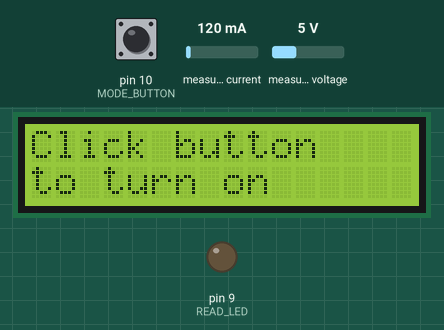
A sketch run on a simulated Arduino Uno, built with avr-gcc and run on an emulated ATmega328P. Parts: 16×2 character LCD, output pins drawn as LEDs (lit = HIGH). The inputs (shaded band) are chosen by the test bench; at power-on: pin 10 (MODE_BUTTON) LOW, measured current 120 mA, measured voltage 5 V.

Above: at 1.2 s.
1.3 s: pin 10 (MODE_BUTTON) pulled HIGH for 0.15 s
At 1.57 s:
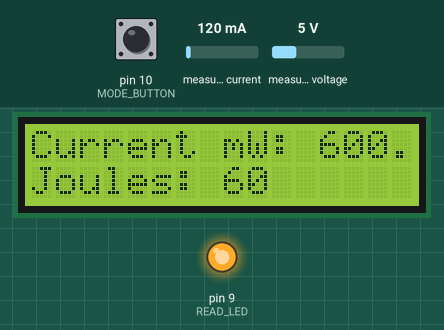
2.0 s: measured current set to 40 mA
At 2.15 s:
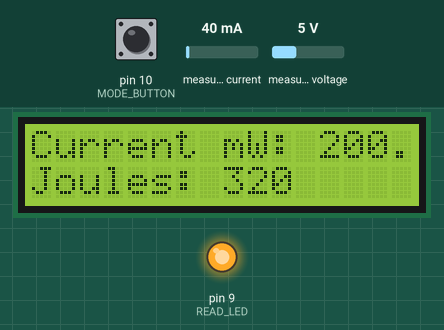
5.0 s: pin 10 (MODE_BUTTON) pulled HIGH for 1 s
At 6.4 s:
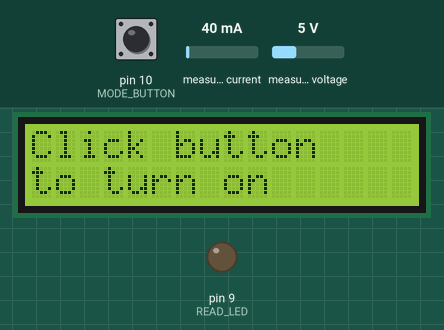
Timing chart, 0 to 8.0 s (numbered marks = the images above; inputs shaded):
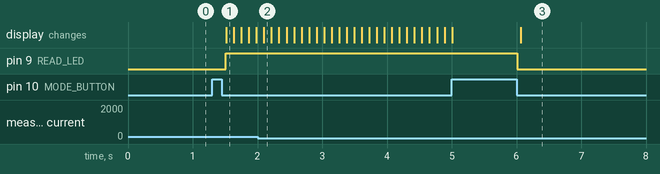

The sketch:

code.ino
```cpp
#include <LiquidCrystal.h>
#include <Adafruit_INA219.h>
#include <Wire.h>

String version = "0.0.1";

const int rs = 12, en = 11, d4 = 5, d5 = 4, d6 = 3, d7 = 2;
LiquidCrystal lcd(rs, en, d4, d5, d6, d7);

enum INPUT_PINS{
  MODE_BUTTON = 10
};

enum OUTPUT_PINS{
  READ_LED = 9
};

enum MonitorState{
  OFF,
  READ,
  SHOW
};

unsigned long clickSensitivityTime = 1000; // 200ms
unsigned long start = 0; // start timer memory
unsigned long end = 0; // end timer memory
unsigned long lastCheck = 0;
unsigned long showMessageCheck = 0;
float current_mW = 0;
long total_milliJoules = 0;

enum MonitorState currentState = OFF;

using BoolFunc = bool(*)();

// variables will change:
int currentButtonState = 0;  // variable for reading the pushbutton status
int previousButtonState = 0;


Adafruit_INA219 ina219;

void setup() {
  // for debugging
  Serial.begin(9600);
  lcd.begin(16, 2);
  // initialize the LED pin as an output:
  pinMode(READ_LED, OUTPUT);
  // initialize the pushbutton pin as an input:
  pinMode(MODE_BUTTON, INPUT);

  // Initialize the INA219.
  if (!ina219.begin())
  {
    Serial.println("Failed to find INA219 chip");
    while (1)
    {
      delay(10);
    }
  }
  ina219.setCalibration_16V_400mA();
}

void loop() {
  // read the state of the pushbutton value:
  switch(currentState){
    case OFF:
      digitalWrite(READ_LED, LOW);
      // Do nothing
      printOffMessage();
      break;
    case READ:
      // Do the most important thingo
      calculateTotalJoules();

      digitalWrite(READ_LED, HIGH); // indicate we are reading
      printReadMessage();
      break;
    case SHOW:
      // Interesting part
      // 1. We're going to stop reading inputs from the button
      // 2. We're then going to get the currentAmperage and
      //    use the SHOW_LED to tell the user what the summed amps
      printShowMessage();
      if(millis() - showMessageCheck > 7000){
        currentState = READ;
      }
      break;
  }

  currentButtonState = digitalRead(MODE_BUTTON);

  // When button is pressed, check what action to perform
  if (previousButtonState == LOW && currentButtonState == HIGH) {
    SetRequestedAction();
  }
  previousButtonState = currentButtonState;

  // make a class so that this doesn't affect the sensor reading. we should be reading from sensor as max speed
  delay(50); // for sensitivity issues
}

void calculateTotalJoules(){
  // Interval is 100ms
  if(millis() - lastCheck > 100){
    current_mW = ina219.getPower_mW();
    total_milliJoules += (long)(current_mW * 100); // times 100 since we measure every 100 ms   mJ = mW * mS
    lastCheck = millis(); // update last check
  }
}

void awaitCurrentButtonState(uint8_t button, uint8_t level){
  while(currentButtonState == level){
    currentButtonState = digitalRead(button);
    delay(5);
  }
}
void awaitCurrentButtonState(uint8_t button, uint8_t level, BoolFunc func){
  while(currentButtonState == level && func()){
    currentButtonState = digitalRead(button);
    delay(5);
  }
}

void printOffMessage(){
  lcd.clear();
  lcd.print("Click button");
  lcd.setCursor(0, 1);
  lcd.print("to turn on");
}

void printReadMessage(){
  lcd.clear();
  lcd.print(String("Current mW: ") + String(current_mW));
  lcd.setCursor(0, 1);
  lcd.print(String("Joules: ") + String(total_milliJoules / 1000));
}

void printShowMessage(){
  lcd.clear();
  lcd.print(String("Uptime: ") + String(millis() / 1000) + String("s"));
  lcd.setCursor(0, 1);
  lcd.print(String("Version: ") + version);
}

void printLcdMessage(const char* msg){
  lcd.clear();
  lcd.print(msg);
}
void printLcdMessage(long number){
  lcd.clear();
  lcd.print(number);
}
void printLcdMessage(float number){
  lcd.clear();
  lcd.print(number, 2);
}

void SetRequestedAction(){
  switch(currentState){
    case OFF:
      // The only thing we can do from OFF is start reading
      // So we wait until the user lets go of the button then we set mode to READ
      awaitCurrentButtonState(MODE_BUTTON, HIGH);
      currentState = READ;
      total_milliJoules = 0; // restart count
      break;
    case READ:
      // We can either turn OFF, or SHOW the current reading
      // We determine which one based on how long the button is clicked
      // 1. Start a timer
      start = millis();

      // 2. Wait for user to release button OR until click sensitivity time has passed
      auto timeCheck = []() -> bool {
        return millis() - start < clickSensitivityTime;
      };
      awaitCurrentButtonState(MODE_BUTTON, HIGH, timeCheck);

      // 3. If the button is still pressed, set state to SHOW
      // else set the state to OFF
      if(currentButtonState == HIGH){
        currentState = SHOW;
      }else{
        currentState = OFF;
      }

      // 4. Turn LED off to show user that we are about to show the reading
      digitalWrite(READ_LED, LOW);

      // 5. Wait for user to let go of button
      awaitCurrentButtonState(MODE_BUTTON, HIGH);

      if(currentState == SHOW){
        showMessageCheck = millis(); // start a "timer" so main loop knows when to switch back to read mode
      }
      break;
    case SHOW:
      // Do nothing
      // The button is disabled while the machine is showing the output
      break;
  }
  // Button is ALWAYS let go when this function ends
}
```

Measured:
- after the input at 1.3 s, pin 9 (READ_LED): LOW → HIGH after 0.21 s; the display: changes after 0.22 s (image 1)
- after the input at 5.0 s, pin 9 (READ_LED): HIGH → LOW after 1.0 s
